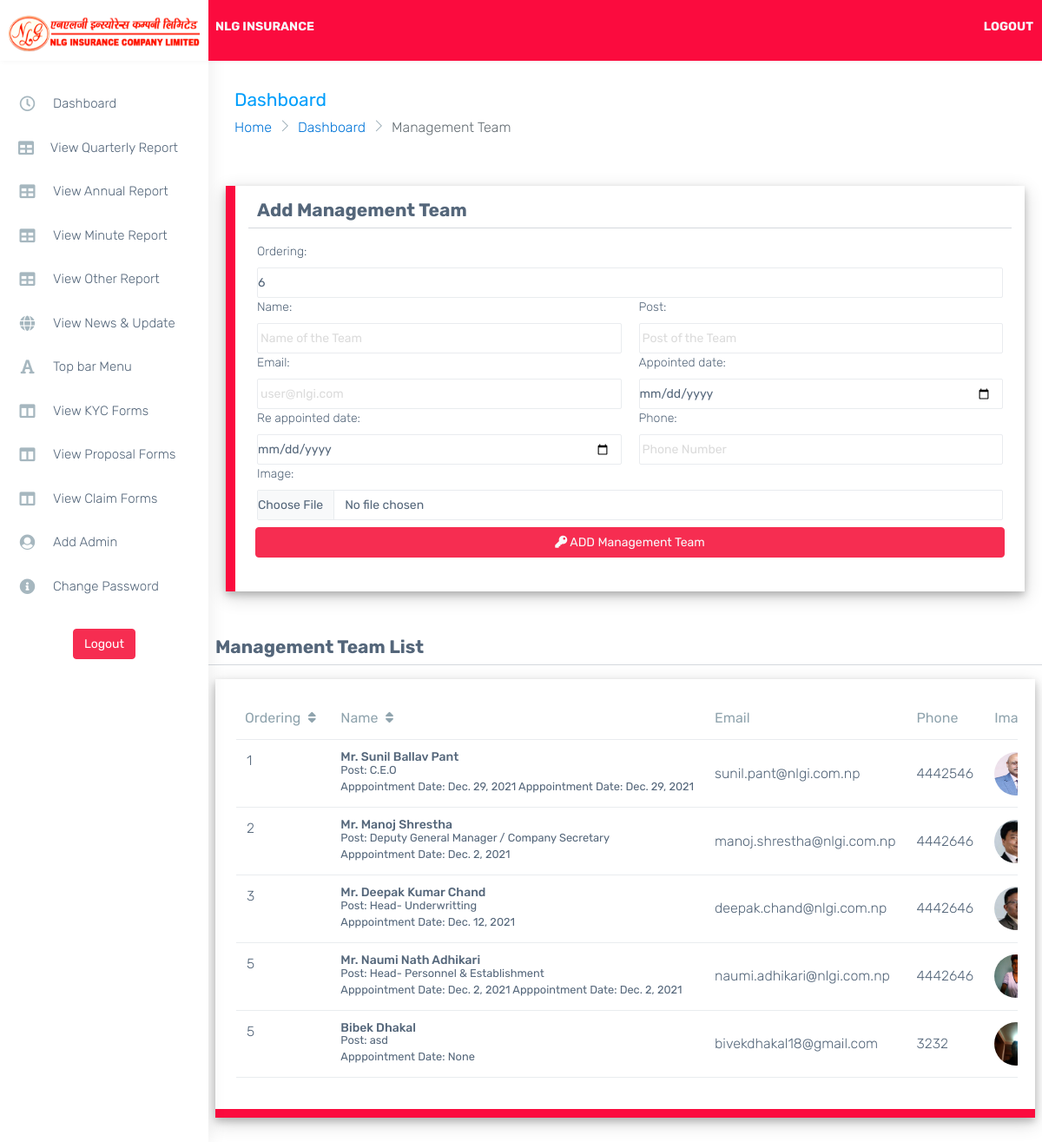
Screenshot of /managementTeam with the database file from the repository.
### landing/models.py (models this page shows, shortened)
class ManagementTeam(models.Model):
    ordering = models.IntegerField()
    name = models.CharField(max_length=200)
    image = models.ImageField(upload_to = "management/", null = True, blank= True)
    post = models.CharField(max_length=200, null = True, blank= True , )
    email = models.EmailField(null = True, blank=True, )
    appointed_date = models.DateField(null = True, blank=True)
    re_appointed_date = models.DateField(null = True, blank=True)
    phone = models.CharField(max_length=200,null = True, blank = True)
    objects = models.Manager()

### manager/views.py (the view)
# urls.py: path('managementTeam', views.managementTeam, name='managementTeam'),
def managementTeam(request):
    form = ManagementForm()
    branched = ManagementTeam.objects.all().order_by('ordering')
    form.fields['ordering'].initial = ManagementTeam.objects.all().count() + 1
    dist = {
        'form':form,
        'bod':branched,
    }
    if request.method == 'POST':
        form = ManagementForm(request.POST, request.FILES or None)
        if form.is_valid():
            form.save()
            messages.success(request, "Management Team Saved Succesfully")
            return HttpResponseRedirect(reverse('manager:managementTeam'))
        else:
            messages.success(request, "Something went Wrong")
            return render(request, 'manager/managementTean.html',dist )
    else:
        return render(request, 'manager/managementTean.html',dist )

### manager/forms.py
class ManagementForm(forms.ModelForm):
    def __init__(self, *args, **kwargs):
        super(ManagementForm, self).__init__(*args, **kwargs)
        for visible in self.visible_fields():
            visible.field.widget.attrs['class'] = 'form-control ps-0 form-control-line'
    class Meta:
        model = ManagementTeam
        fields = ('__all__')
        widgets =  {
            'ordering':forms.NumberInput(attrs={'class':'form-control ps-0 form-control-line'}),
            'name': forms.TextInput(attrs={'placeholder':'Name of the Team'}),
            'image': forms.FileInput(),
            'post': forms.TextInput(attrs={'placeholder':'Post of the Team'}),
            'email' : forms.EmailInput(attrs={'placeholder':'user@nlgi.com'}),
            'appointed_date': forms.DateInput(attrs={'type':'date'}),
            're_appointed_date':forms.DateInput(attrs={'type':'date'}),
            'phone': forms.NumberInput(attrs={'placeholder':'Phone Number'}),
        }

### templates/manager/managementTean.html (shortened to what this page needs)
{% extends "manager/dashboard.html" %}
{% block inner %}
<div class="page-breadcrumb">
    <div class="row align-items-center">
        <div class="col-md-6 col-8 align-self-center">
            <h3 class="page-title mb-0 p-0">Dashboard</h3>
            <div class="d-flex align-items-center">
                <nav aria-label="breadcrumb">
                    <ol class="breadcrumb">
                        <li class="breadcrumb-item"><a href="{%url 'landing:landing'%}">Home</a></li>
                        <li class="breadcrumb-item"><a href="{%url 'manager:dashboard'%}">Dashboard</a></li>
                        <li class="breadcrumb-item active" aria-current="page">Management Team</li>
                    </ol>
                </nav>
            </div>
        </div>
    </div>
</div>
<form action="" method="post" style="width: 100%; padding: 30px;" enctype="multipart/form-data">
    <div class="row  formbox" >
        <H3>Add Management Team</H3>
        <hr>
        <div class="col-12">
            {{form.ordering.label_tag}}
            {{form.ordering}}
        </div>
        <div class="col-6">
            {{form.name.label_tag}}
            {{form.name}}
        </div>
        <div class="col-6">
            {{form.post.label_tag}}
            {{form.post}}
        </div>
        <div class="col-6">
            {{form.email.label_tag}}
            {{form.email}}
        </div>
        <div class="col-6">
            {{form.appointed_date.label_tag}}
            {{form.appointed_date}}
        </div>
        <div class="col-6">
            {{form.re_appointed_date.label_tag}}
            {{form.re_appointed_date}}
        </div>
        <div class="col-6">
            {{form.phone.label_tag}}
            {{form.phone}}
        </div>
        <div class="col-12">
            {{form.image.label_tag}}
            {{form.image}}
        </div>
        <br>
        <div class="p-2 d-grid">
            <button class="btn btn-danger btn-block text-light mb-3" id="submit"> <i class="fa fa-key"></i> ADD Management Team </button>
        </div>
    </div>
</form>
<br>
<div class="row ps-2 pe-2">
    <H3>Management Team List</H3>
    <hr>
    <div class="col-sm-12">
        <div class="card">
            <div class="card-body">
                <div class="table-responsive">
                    <table class="table stylish-table no-wrap" id="tableSort">
                        <thead>
                            <tr>
                                <th class="border-top-0"onclick="sortTableNum(0)">Ordering <i class="fa fa-sort p-1"></i></th>
                                <th class="border-top-0" onclick="sortTable(1)"> Name <i class="fa fa-sort p-1"></i></th>
                                <th class="border-top-0">Email</th>
                                <th class="border-top-0">Phone</th>
                                <th class="border-top-0"> Image</th>
                            </tr>
                        </thead>
                        <tbody>
                            {% for i in bod %}
                                <tr>
                                    <td>{{i.ordering}}</td>
                                    <td class="align-middle">
                                        <h6> {{i.name}} </h6>
                                        <small class="d-block">Post: {{i.post}} </small>
                                        <small>Apppointment Date: {{i.appointed_date}} </small>
                                        {%if i.re_appointed_date%}
                                            <small>Apppointment Date: {{i.appointed_date}} </small>
                                        {%endif%}
                                    </td>
                                    <td class="align-middle">{{i.email}}</td>
                                    <td class="align-middle">{{i.phone}}</td>
                                    {% if i.image %}
                                        <td class="align-middle">
                                            <img src="{{i.image.url}}" alt="" srcset="" style="height: 50px; width: 50px; border-radius: 50%;">
                                        </td>
                                    {% endif %}
                                </tr>
                            {% endfor %}
                        </tbody>
                    </table>
                </div>
            </div>
        </div>
    </div>
</div>
{% endblock inner %}

### templates/manager/dashboard.html (style rules this page uses)
.card { box-shadow: 0 4px 8px 0 rgb(0 0 0 / 20%), 0 6px 20px 0 rgb(0 0 0 / 19%)!important; }
.formbox { background-color: white; padding: 15px; box-shadow: 0 4px 8px 0 rgb(0 0 0 / 20%), 0 6px 20px 0 rgb(0 0 0 / 19%)!important; }
.card { border-bottom: 10px solid #fb0b3e; cursor: pointer; }
.formbox { border-left: 11px solid #fb0b3e; }
*::placeholder { color: rgb(219, 219, 219)!important; padding-left: 3px; }

### templates/manager/managementTean.html (style rules this page uses)
.form-control { width: 100%; }

### rows the page displays
ManagementTeam: ordering "1", name "Mr. Sunil Ballav Pant", post "C.E.O", appointed_date "Dec. 29, 2021", email "sunil.pant@nlgi.com.np", phone "4442546", image (picture)
ManagementTeam: ordering "2", name "Mr. Manoj Shrestha", post "Deputy General Manager / Company Secretary", appointed_date "Dec. 2, 2021", email "manoj.shrestha@nlgi.com.np", phone "4442646", image (picture)
ManagementTeam: ordering "3", name "Mr. Deepak Kumar Chand", post "Head- Underwritting", appointed_date "Dec. 12, 2021", email "deepak.chand@nlgi.com.np", phone "4442646", image (picture)
ManagementTeam: ordering "5", name "Mr. Naumi Nath Adhikari", post "Head- Personnel & Establishment", appointed_date "Dec. 2, 2021", email "naumi.adhikari@nlgi.com.np", phone "4442646", image (picture)
ManagementTeam: ordering "5", name "Bibek Dhakal", post "asd", appointed_date "None", email "bivekdhakal18@gmail.com", phone "3232", image (picture)
